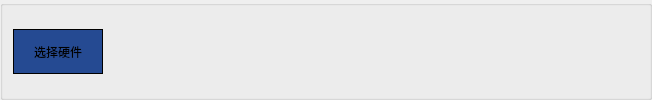
     <widget class="QGroupBox" name="groupBox_4">
      <property name="styleSheet">
       <string notr="true">#groupBox_4 {background-color: rgb(37, 74, 146)}
#groupBox_4&gt;QPushButton{background-color: rgb(37, 74, 146)}</string>
      </property>
      <property name="title">
       <string/>
      </property>
      <layout class="QHBoxLayout" name="horizontalLayout_6">
       <property name="spacing">
        <number>0</number>
       </property>
       <property name="leftMargin">
        <number>0</number>
       </property>
       <property name="rightMargin">
        <number>0</number>
       </property>
       <item>
        <widget class="QPushButton" name="hwselect">
         <property name="minimumSize">
          <size>
           <width>100</width>
           <height>45</height>
          </size>
         </property>
         <property name="maximumSize">
          <size>
           <width>100</width>
           <height>45</height>
          </size>
         </property>
         <property name="styleSheet">
          <string notr="true">background-color: rgb(37, 74, 146);
border:1px solid rgb(0,0,0);
margin-left:10px;</string>
         </property>
         <property name="text">
          <string>选择硬件</string>
         </property>
         <property name="flat">
          <bool>false</bool>
         </property>
        </widget>
       </item>
       <item>
        <spacer name="horizontalSpacer">
         <property name="orientation">
          <enum>Qt::Horizontal</enum>
         </property>
         <property name="sizeHint" stdset="0">
          <size>
           <width>372</width>
           <height>20</height>
          </size>
         </property>
        </spacer>
       </item>
       <item>
        <widget class="QPushButton" name="hardwaresetting">
         <property name="styleSheet">
          <string notr="true"/>
         </property>
         <property name="text">
          <string/>
         </property>
         <property name="icon">
          <iconset resource="res.qrc">
           <normaloff>:/res/hardwaresetting.png</normaloff>:/res/hardwaresetting.png</iconset>
         </property>
         <property name="iconSize">
          <size>
           <width>182</width>
           <height>45</height>
          </size>
         </property>
         <property name="flat">
          <bool>true</bool>
         </property>
        </widget>
       </item>
       <item>
        <widget class="QPushButton" name="pushButton_2">
         <property name="styleSheet">
          <string notr="true"/>
         </property>
         <property name="text">
          <string/>
         </property>
         <property name="icon">
          <iconset resource="res.qrc">
           <normaloff>:/res/update.png</normaloff>:/res/update.png</iconset>
         </property>
         <property name="iconSize">
          <size>
           <width>108</width>
           <height>45</height>
          </size>
         </property>
         <property name="flat">
          <bool>true</bool>
         </property>
        </widget>
       </item>
       <item>
        <widget class="QPushButton" name="pushButton_3">
         <property name="styleSheet">
          <string notr="true"/>
         </property>
         <property name="text">
          <string/>
         </property>
         <property name="icon">
          <iconset resource="res.qrc">
           <normaloff>:/res/shop.png</normaloff>:/res/shop.png</iconset>
         </property>
         <property name="iconSize">
          <size>
           <width>92</width>
           <height>45</height>
          </size>
         </property>
         <property name="flat">
          <bool>true</bool>
         </property>
        </widget>
       </item>
       <item>
        <widget class="QPushButton" name="pushButton_8">
         <property name="autoFillBackground">
          <bool>false</bool>
         </property>
         <property name="styleSheet">
          <string notr="true"/>
         </property>
         <property name="text">
          <string/>
         </property>
         <property name="icon">
          <iconset resource="res.qrc">
           <normaloff>:/res/help.png</normaloff>:/res/help.png</iconset>
         </property>
         <property name="iconSize">
          <size>
           <width>87</width>
           <height>45</height>
          </size>
         </property>
         <property name="flat">
          <bool>true</bool>
         </property>
        </widget>
       </item>
       <item>
        <widget class="QLabel" name="label_12">
         <property name="text">
          <string/>
         </property>
         <property name="pixmap">
          <pixmap resource="res.qrc">:/res/rectangle.png</pixmap>
         </property>
        </widget>
       </item>
       <item>
        <widget class="QLabel" name="label_4">
         <property name="text">
          <string/>
         </property>
        </widget>
       </item>
      </layout>
     </widget>
